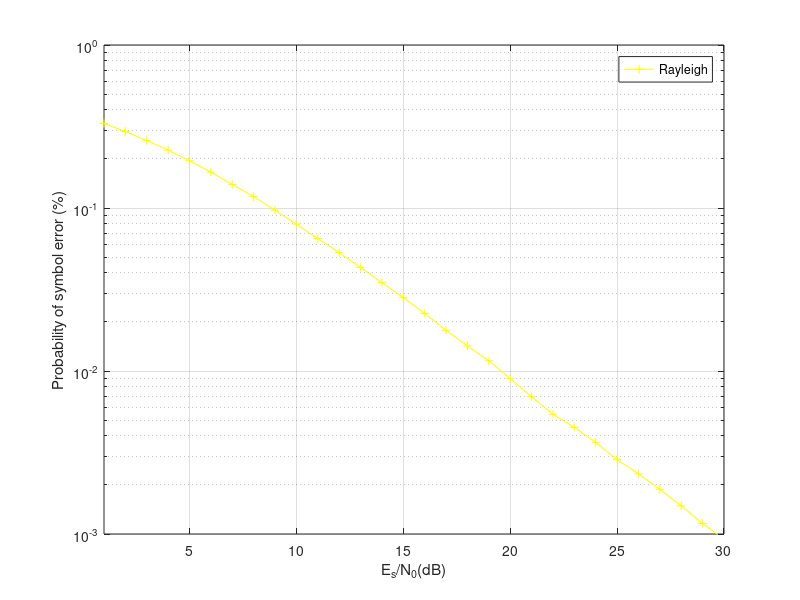

The MATLAB source for this figure:
% 1b. Rayleigh fading channel
clear
clc
N = 100000; %number of symbol
Es_N0 = 0: 1: 30;
% generate transmistted signal QPSK
% 1 + i, 1 - i, -1 + i, -1 - i
Tx = (2 * (rand(1, N) > 0.5) - 1) + j * (2 * (rand(1, N) > 0.5) - 1); 
Tx_normal = Tx/sqrt(2); % normalize transmistted signal

n = (randn(1, N) + j * randn(1, N))/sqrt(2); % noise
h = (randn(1, N) + j * randn(1, N))/sqrt(2); % rayleigh fading channel

Rx_output = zeros(1, length(Es_N0));
P_s = zeros(1, length(Es_N0)); % probability of symbol error

for i = 1: length(Es_N0)
    Rx = h .* Tx_normal * (10^(Es_N0(i)/20)) + n; % received signal % y = hx + n
    Rx_rayleigh = Rx .* (conj(h) ./ abs(h));
    
    Rx_rayleigh_re = real(Rx_rayleigh);
    Rx_rayleigh_im = imag(Rx_rayleigh);
    
    Rx_output(find(Rx_rayleigh_re > 0 & Rx_rayleigh_im > 0)) = 1 + j;
    Rx_output(find(Rx_rayleigh_re > 0 & Rx_rayleigh_im < 0)) = 1 - j;
    Rx_output(find(Rx_rayleigh_re < 0 & Rx_rayleigh_im > 0)) = -1 + j;
    Rx_output(find(Rx_rayleigh_re < 0 & Rx_rayleigh_im < 0)) = -1 - j;
    
    count_error = size(find(Tx - Rx_output), 2);
    P_s(i) = count_error/N;
    
end

figure(2)
semilogy(Es_N0, P_s, '-y+');
grid on
xlabel('E_s/N_0(dB)')
ylabel('Probability of symbol error (%)')
hold off
legend('Rayleigh')
axis([1 30 10^-3 1])

